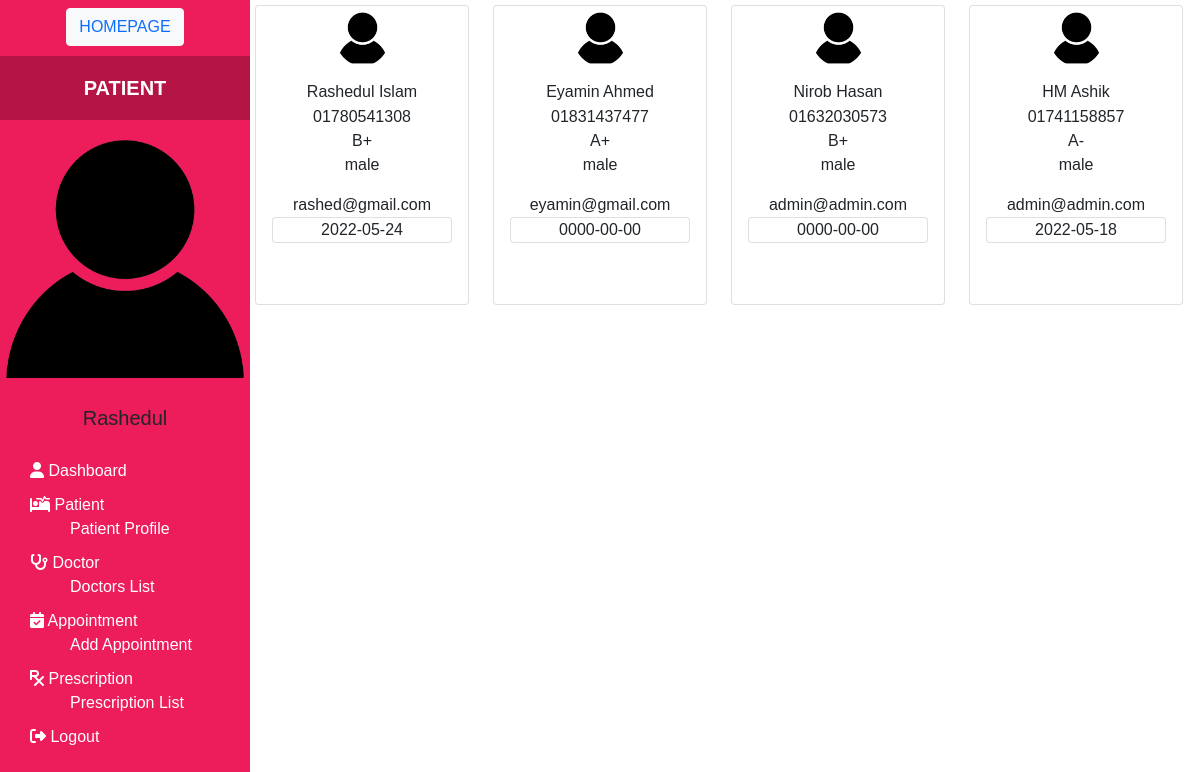
The app's page /patient_list.php (signed in) with its own data.
### tables this page shows
CREATE TABLE `patients` (
  `patient_id` int(11) NOT NULL,
  `user_id` int(11) NOT NULL,
  `blood_group` varchar(250) NOT NULL,
  `dob` date NOT NULL,
  `gender` varchar(255) NOT NULL,
  `age` int(11) NOT NULL,
  `address` varchar(255) NOT NULL
);

CREATE TABLE `users` (
  `user_id` int(11) NOT NULL,
  `role` enum('patient','doctor','admin') NOT NULL,
  `username` varchar(255) NOT NULL,
  `password` varchar(255) NOT NULL,
  `first_name` varchar(255) NOT NULL,
  `last_name` varchar(255) NOT NULL,
  `phone` varchar(255) NOT NULL,
  `email` varchar(255) NOT NULL
);

### patient_list.php (the view, shortened to what this page needs)
<?php
include "includes/db_conn.php";
if (isset($_SESSION['username']) && isset($_SESSION['user_id'])) {   ?>
    <!DOCTYPE html>
    <html>
    <head>
        <link href="css/bootstrap.min.css" rel="stylesheet">
        <link rel="stylesheet" href="css/custom.css">
    </head>
    <body>
        <?php include "includes/sidebar.php" ?>
        <div class="main">
            <section>
                <div class="content-body">
                    <div id="doctors-list">
                        <div class="row">
                            <?php $sql = "SELECT * FROM users JOIN patients USING(user_id) WHERE role = 'patient'";
                            $res = mysqli_query($conn, $sql);
                            if (mysqli_num_rows($res) > 0) {
                                while ($rows = mysqli_fetch_assoc($res)) { ?>
                                    <div class=" col-xl-3 col-lg-4 col-md-6 pb-3">
                                        <div class="card" style="height: 300px;">
                                            <img src="img/patient.png" alt="" class="card-img-top img-fluid rounded-circle w-25 mx-auto mt-1">
                                            <div class="card-body">
                                                <h6 class="card-title font-large-1 mb-1 text-center"><?php echo $rows["first_name"] . " " . $rows["last_name"]; ?></h6>
                                                <p class="font-small-3 mb-0 text-center"><?php echo $rows["phone"]; ?></p>
                                                <p class="font-small-3 mb-0 text-center"><?php echo $rows["blood_group"]; ?></p>
                                                <p class="font-small-3 text-center"><?php echo $rows["gender"]; ?></p>
                                                <p class="font-small-3 mb-0 text-center"><?php echo $rows["email"]; ?></p>
                                                <p class="card-text card font-medium-1 text-center mb-0"><?php echo $rows["dob"]; ?></p>
                                            </div>
                                        </div>
                                    </div>
                            <?php }
                            } ?>
                        </div>
                    </div>
                </div>
            </section>
        </div>
    </body>
    </html>
<?php } else {
    header("Location: login.php");
} ?>

### includes/sidebar.php (shortened to what this page needs)
<div class="sidebar d-print-none">
    <?php if ($_SESSION['role'] == 'admin' or $_SESSION['role'] == 'doctor' or $_SESSION['role'] == 'patient') { ?>
        <h1><button type="button" class="btn btn-light"><a href="index.php">HOMEPAGE</a></button></h1>
        <h2><?= $_SESSION['role'] ?></h2>
        <div>
            <img src="img/<?= $_SESSION['role'] ?>.png" class="card-img-top" alt="admin image">
            <div class="card-body text-center">
                <h5 class="card-title">
                    <?= $_SESSION['first_name'] ?>
                </h5>
            </div>
        </div>
    <?php } ?>
    <ul class="nav">
        <?php if ($_SESSION['role'] == 'admin' or $_SESSION['role'] == 'doctor' or $_SESSION['role'] == 'patient') { ?>
            <li>
                <a href="dashboard.php">
                    <i class="fas fa-user"></i>
                    <span>Dashboard</span>
                </a>
            </li>
            <li>
                <a href="#">
                    <i class="fas fa-procedures"></i>
                    <span>Patient</span>
                </a>
                <?php if ($_SESSION['role'] == 'patient') { ?>
                    <div href="#" class="sub-menu">
                        <a href="patient_profile.php">Patient Profile</a>
                    </div>
                <?php } ?>
            </li>
            <li>
                <a href="#">
                    <i class="fas fa-stethoscope"></i>
                    <span>Doctor</span>
                </a>
                <div href="#" class="sub-menu">
                    <a href="doctor_list.php">Doctors List</a>
                </div>
            </li>
            <li>
                <?php if ($_SESSION['role'] == 'patient') { ?>
                    <a href="#">
                        <i class="fas fa-calendar-check"></i>
                        <span>Appointment</span>
                    </a>
                    <div href="#" class="sub-menu">
                        <a href="add_appoinment.php">Add Appointment</a>
                    </div>
                <?php } ?>
            </li>
            <li>
                <a href="#">
                    <i class="fas fa-prescription"></i>
                    <span>Prescription</span>
                </a>
                <div href="#" class="sub-menu">
                    <a href="prescription_list.php">Prescription List</a>
                </div>
            </li>
            <li>
                <a href="includes/logout.php">
                    <i class="fas fa-sign-out-alt"></i>
                    <span>Logout</span>
                </a>
            </li>
    </ul>
</div>
<?php } ?>

### css/custom.css (style rules this page uses)
* { margin: 0; padding: 0; text-decoration: none !important; }
body { font-family: sans-serif; }
.sidebar { position: fixed; background: #ED1C5B; width: 250px; height: 100%; top: 0; left: 0; }
.sidebar h2 { text-align: center; font-size: 20px; text-transform: uppercase; color: #ffffff; background: #b41545; padding: 20px; font-weight: bold; }
.sidebar h1 { text-align: center; }
.sidebar ul li { margin: 5px 0; }
.sidebar ul li a { color: #ffffff; padding: 0 30px; }
.sub-menu { color: #ffffff; padding-left: 40px; }
.main { margin-left: 250px; padding: 5px; }

### records on screen
patients: user.first_name "Rashedul", user.last_name "Islam", user.phone "01780541308", blood_group "B+", gender "male", user.email "rashed@gmail.com", dob "2022-05-24"
patients: user.first_name "Eyamin", user.last_name "Ahmed", user.phone "01831437477", blood_group "A+", gender "male", user.email "eyamin@gmail.com", dob "0000-00-00"
patients: user.first_name "Nirob", user.last_name "Hasan", user.phone "01632030573", blood_group "B+", gender "male", user.email "admin@admin.com", dob "0000-00-00"
patients: user.first_name "HM", user.last_name "Ashik", user.phone "01741158857", blood_group "A-", gender "male", user.email "admin@admin.com", dob "2022-05-18"

### other values on screen
$_SESSION['role'] "PATIENT"
$_SESSION['first_name'] "Rashedul"
